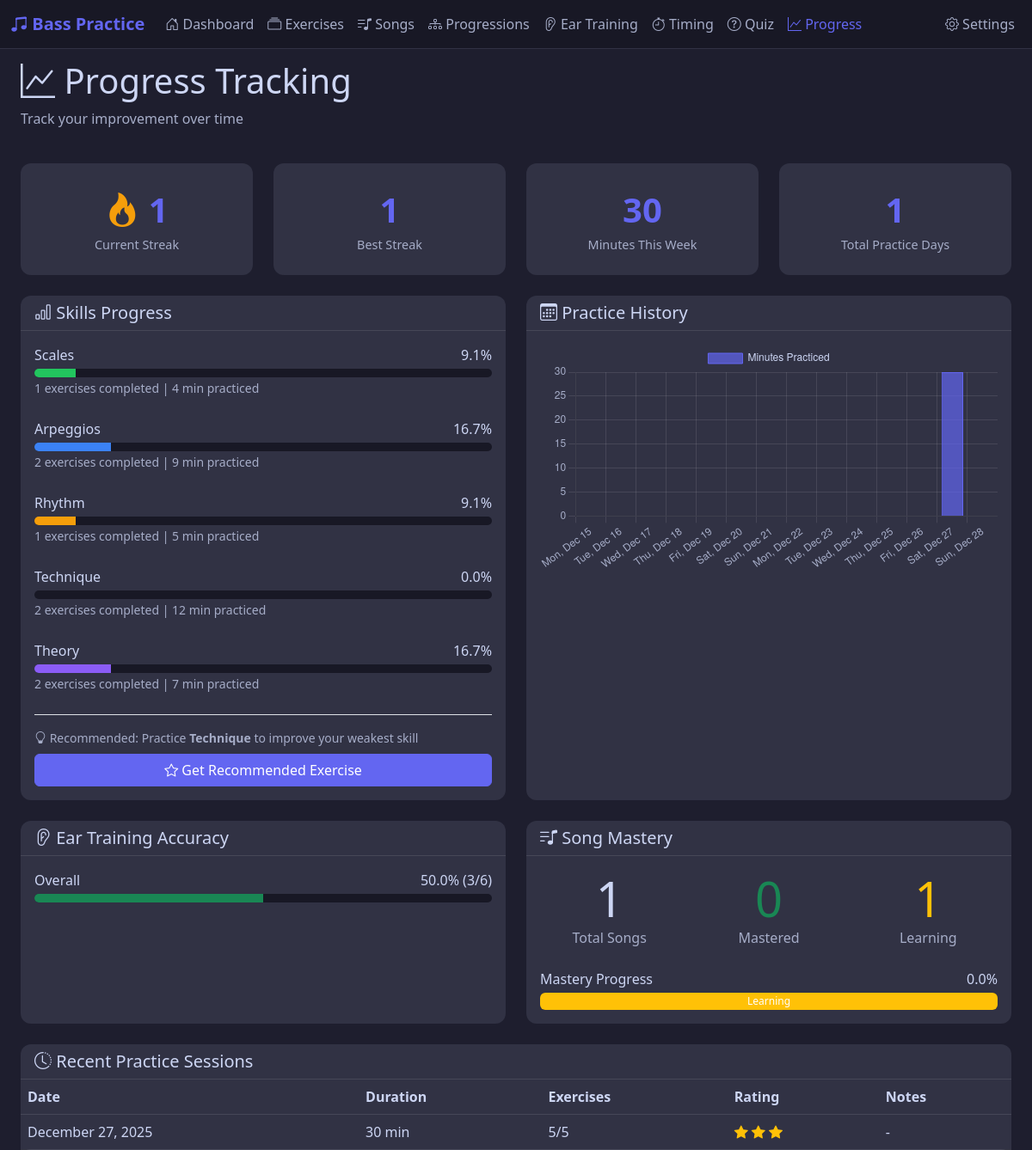
/progress, run on an earlier commit of the app's database.
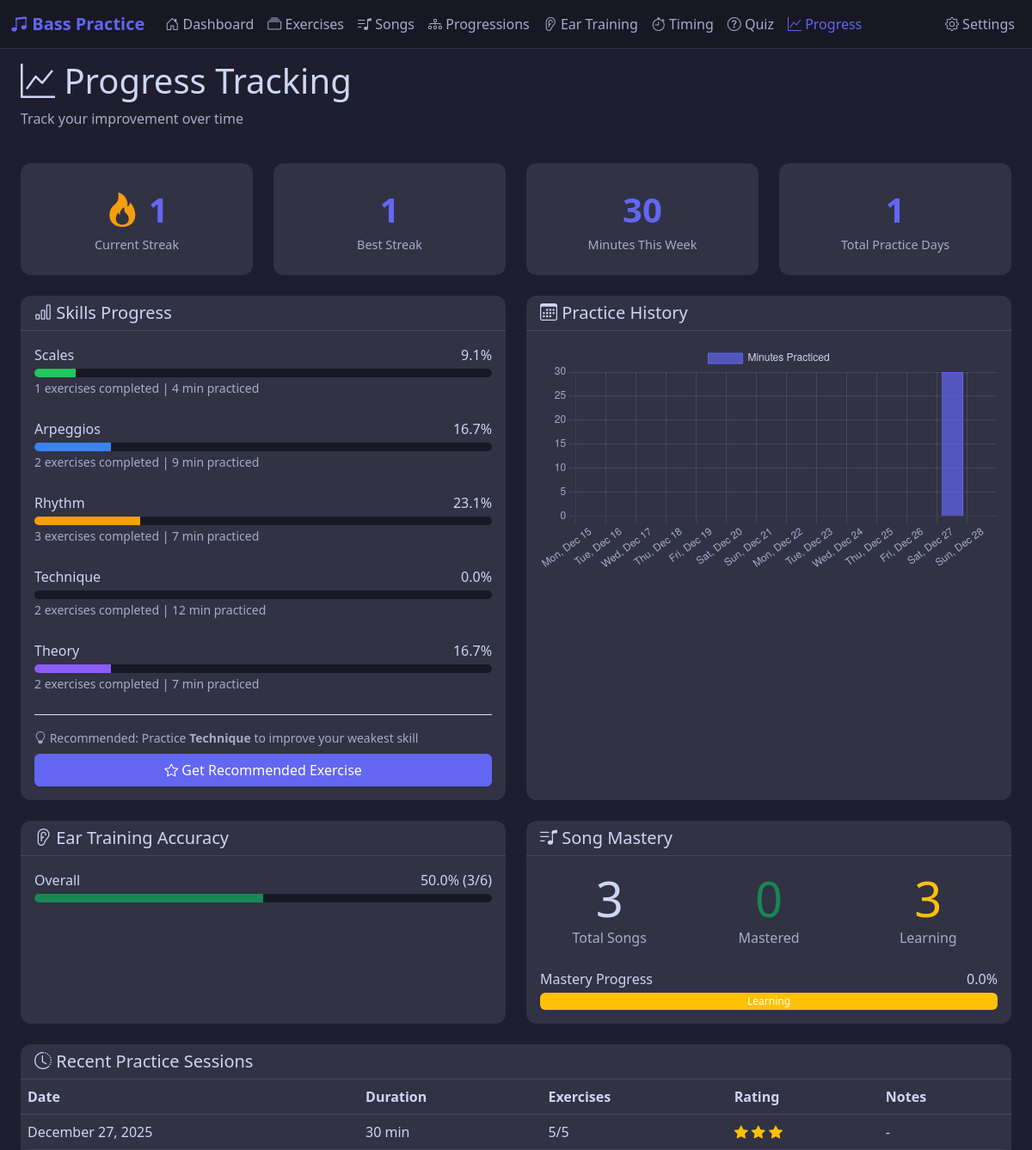
And on a later commit of the database.
### app/models.py (models this page shows, shortened)
class Progress(db.Model):
    __tablename__ = 'progress'
    id = db.Column(db.Integer, primary_key=True)
    category = db.Column(db.String(30), nullable=False)  # scales, arpeggios, etc.
    skill_level = db.Column(db.Float, default=0.0)  # 0.0-1.0 progress within level
    exercises_completed = db.Column(db.Integer, default=0)
    total_practice_time = db.Column(db.Integer, default=0)  # minutes
    last_practiced = db.Column(db.Date)
    updated_at = db.Column(db.DateTime, default=datetime.utcnow, onupdate=datetime.utcnow)

### app/routes.py (the view)
@main_bp.route('/progress')
def progress():
    progress_data = Progress.query.all()
    sessions = PracticeSession.query.filter_by(is_completed=True).order_by(
        PracticeSession.session_date.desc()
    ).limit(30).all()
    streak = PracticeStreak.query.first()
    week_ago = date.today() - timedelta(days=7)
    weekly_time = db.session.query(
        db.func.sum(PracticeSession.actual_duration)
    ).filter(
        PracticeSession.session_date >= week_ago,
        PracticeSession.is_completed == True
    ).scalar() or 0
    total_ear = EarTrainingResult.query.filter_by(exercise_id=0).count()
    correct_ear = EarTrainingResult.query.filter_by(exercise_id=0, correct=True).count()
    ear_stats = {
        'overall': {
            'total': total_ear,
            'correct': correct_ear,
            'accuracy': (correct_ear / total_ear * 100) if total_ear > 0 else 0
        }
    }
    total_songs = Song.query.count()
    mastered_songs = Song.query.filter(Song.mastery_level >= 4).count()
    lowest_category = None
    if progress_data:
        lowest_progress = min(progress_data, key=lambda p: p.skill_level)
        lowest_category = lowest_progress.category
    else:
        lowest_category = EXERCISE_CATEGORIES[0] if EXERCISE_CATEGORIES else 'scales'
    return render_template('progress.html',
        progress_data=progress_data,
        sessions=sessions,
        streak=streak,
        weekly_time=weekly_time,
        ear_stats=ear_stats,
        total_songs=total_songs,
        mastered_songs=mastered_songs,
        recommended_category=lowest_category
    )

### app/templates/progress.html (shortened to what the changed rows need)
{% extends "base.html" %}
{% block content %}
<div class="container-fluid px-4">
    <div class="row mb-4">
        <div class="col-12">
            <h1><i class="bi bi-graph-up"></i> Progress Tracking</h1>
        </div>
    </div>
    <div class="row">
        <div class="col-lg-6 mb-4">
            <div class="card h-100">
                <div class="card-body">
                    {% for progress in progress_data %}
                        <div class="mb-4">
                            <div class="d-flex justify-content-between mb-1">
                                <span class="text-capitalize">{{ progress.category }}</span>
                                <span>{{ (progress.skill_level * 100)|round(1) }}%</span>
                            </div>
                            <div class="progress" style="height: 10px;">
                                <div class="progress-bar badge-{{ progress.category }}"
                                     style="width: {{ progress.skill_level * 100 }}%"></div>
                            </div>
                            <small class="text-secondary">
                                {{ progress.exercises_completed }} exercises completed |
                                {{ progress.total_practice_time }} min practiced
                            </small>
                        </div>
                    {% else %}
                        <p class="text-center text-secondary py-4">Start practicing to see your progress!</p>
                    {% endfor %}
                </div>
            </div>
        </div>
    </div>
    <div class="row">
        <div class="col-lg-6 mb-4">
            <div class="card h-100">
                <div class="card-body">
                    <div class="row text-center">
                        <div class="col-4">
                            <div class="display-4">{{ total_songs }}</div>
                            <div class="text-secondary">Total Songs</div>
                        </div>
                        <div class="col-4">
                            <div class="display-4 text-warning">{{ total_songs - mastered_songs }}</div>
                            <div class="text-secondary">Learning</div>
                        </div>
                    </div>
                </div>
            </div>
        </div>
    </div>
    <div class="row">
        <div class="col-12">
            <div class="card">
                <div class="card-body p-0">
                    {% if sessions %}
                        <div class="table-responsive">
                            <table class="table table-dark table-hover mb-0">
                                <thead>
                                    <tr>
                                        <th>Date</th>
                                        <th>Duration</th>
                                        <th>Exercises</th>
                                        <th>Rating</th>
                                        <th>Notes</th>
                                    </tr>
                                </thead>
                            </table>
                        </div>
                    {% else %}
                        <p class="text-center text-secondary py-4">No practice sessions recorded yet.</p>
                    {% endif %}
                </div>
            </div>
        </div>
    </div>
</div>
{% endblock %}
{% block extra_js %}
<script>
    // Fetch and display practice chart
    fetch('/api/progress-data')
        .then(response => response.json())
        .then(data => {
            const ctx = document.getElementById('practiceChart');
            if (ctx && data.daily_practice) {
                // Get last 14 days
                const labels = [];
                const values = [];
                const today = new Date();
                for (let i = 13; i >= 0; i--) {
                    const date = new Date(today);
                    date.setDate(date.getDate() - i);
                    const dateStr = date.toISOString().split('T')[0];
                    labels.push(date.toLocaleDateString('en-US', { weekday: 'short', month: 'short', day: 'numeric' }));
                    values.push(data.daily_practice[dateStr] || 0);
                }
                new Chart(ctx, {
                    type: 'bar',
                    data: {
                        labels: labels,
                        datasets: [{
                            label: 'Minutes Practiced',
                            data: values,
                            backgroundColor: 'rgba(99, 102, 241, 0.7)',
                            borderColor: 'rgb(99, 102, 241)',
                            borderWidth: 1
                        }]
                    },
                    options: {
                        responsive: true,
                        scales: {
                            y: {
                                beginAtZero: true,
                                ticks: { color: '#a6adc8' },
                                grid: { color: 'rgba(255,255,255,0.1)' }
                            },
                            x: {
                                ticks: { color: '#a6adc8' },
                                grid: { color: 'rgba(255,255,255,0.1)' }
                            }
                        },
                        plugins: {
                            legend: {
                                labels: { color: '#cdd6f4' }
                            }
                        }
                    }
                });
            }
        });
</script>
{% endblock %}

What changed in the data, as far as the page shows it:
changed Progress "Rhythm": (progress.skill_level*100)|round(1) "9.1" → "23.1"; skill_level 0.0909091 → 0.230769 (drawn); exercises_completed "1" → "3"; total_practice_time "5" → "7"
Also different on the page:
{{ total_songs }}: "1" → "3"
{{ total_songs - mastered_songs }}: "1" → "3"
